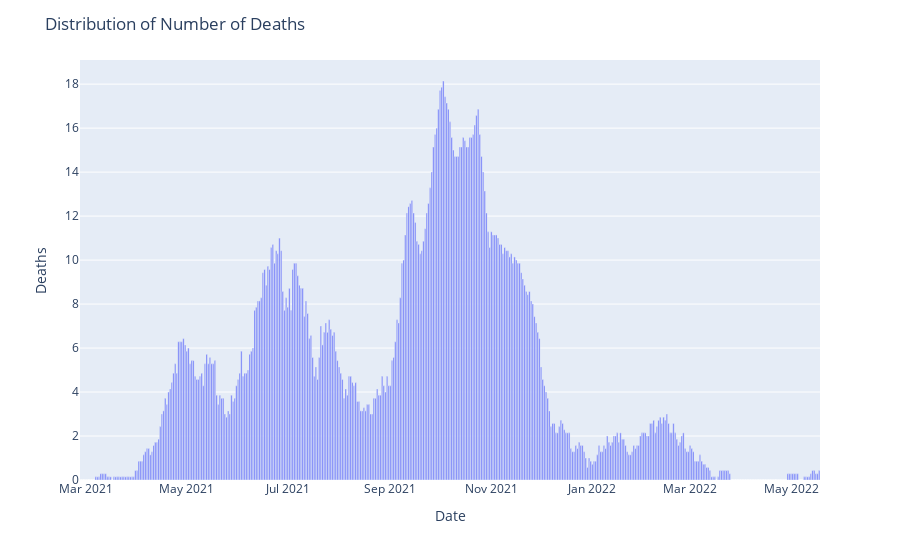

Here is the notebook cell this chart was saved with:
### Code cell
fig=px.bar(x=train_data["date"],y=train_data["new_deaths_smoothed"])
fig.update_layout(title="Distribution of Number of Deaths",
                  xaxis_title="Date",yaxis_title="Deaths",)
fig.show()

### Figure 1 — Plotly figure (JSON) as saved in the notebook; plotly's stock layout.template omitted (floating-point values rounded to 4 significant figures; data arrays with more than 128 entries replaced by an {"elided": "..."} marker saying what was removed)
{"data": [{"alignmentgroup": "True", "hovertemplate": "x=%{x}<br>y=%{y}<extra></extra>", "legendgroup": "", "marker": {"color": "#636efa", "pattern": {"shape": ""}}, "name": "", "offsetgroup": "", "orientation": "v", "showlegend": false, "textposition": "auto", "type": "bar", "x": {"elided": "447 str values"}, "xaxis": "x", "y": {"elided": "447 float values"}, "yaxis": "y"}], "layout": {"barmode": "relative", "legend": {"tracegroupgap": 0}, "margin": {"t": 60}, "title": {"text": "Distribution of Number of Deaths"}, "xaxis": {"anchor": "y", "domain": [0, 1], "title": {"text": "Date"}}, "yaxis": {"anchor": "x", "domain": [0, 1], "title": {"text": "Deaths"}}}}
